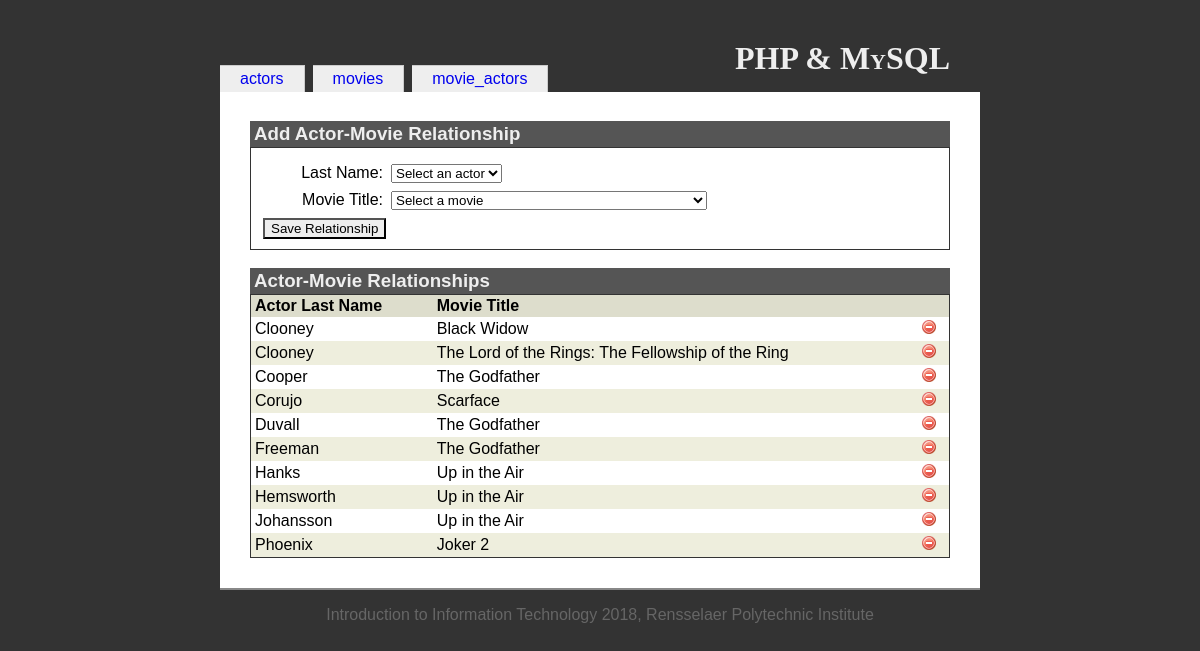
/inclassexample/movie_actors.php, run on the app's committed database.
### tables this page shows
CREATE TABLE `movie_actors` (
  `id` int(11) NOT NULL,
  `last_name` varchar(100) NOT NULL,
  `title` varchar(255) NOT NULL
);

### inclassexample/movie_actors.php (the view, shortened to what this page needs)
<?php
include('includes/init.inc.php');
include('includes/functions.inc.php');
?>
<?php include('includes/head.inc.php'); ?>
<h1>PHP &amp; MySQL</h1>
<?php include('includes/menubody.inc.php'); ?>
<?php
$dbOk = false;
@$db = new mysqli('localhost', 'phpmyadmin', 'Antonio00!1074', 'iit');
if ($db->connect_error) {
   echo '<div class="messages">Could not connect to the database. Error: ';
   echo $db->connect_errno . ' - ' . $db->connect_error . '</div>';
} else {
   $dbOk = true;
}
?>
<h3>Add Actor-Movie Relationship</h3>
<form id="relationshipForm" method="post">
   <fieldset>
      <div class="formData">
         <label class="field" for="actorSelect">Last Name:</label>
         <div class="value">
            <select id="actorSelect" name="lastName" required>
               <option value="">Select an actor</option>
            </select>
         </div>
         <label class="field" for="movieSelect">Movie Title:</label>
         <div class="value">
            <select id="movieSelect" name="movieTitle" required>
               <option value="">Select a movie</option>
            </select>
         </div>
         <input type="submit" name="save" value="Save Relationship" />
      </div>
   </fieldset>
</form>
<h3>Actor-Movie Relationships</h3>
<table id="relationshipTable">
   <thead>
      <tr>
         <th>Actor Last Name</th>
         <th>Movie Title</th>
         <th></th>
      </tr>
   </thead>
   <tbody>
      <?php
      if ($dbOk) {
         $query = 'SELECT * FROM movie_actors ORDER BY last_name, title';
         $result = $db->query($query);
         $i = 0;
         while ($record = $result->fetch_assoc()) {
            $rowClass = ($i++ % 2 == 0) ? '' : 'odd';
            echo '<tr class="'.$rowClass.'" id="relationship-'.$record['id'].'">';
            echo '<td>'.htmlspecialchars($record['last_name']).'</td>';
            echo '<td>'.htmlspecialchars($record['title']).'</td>';
            echo '<td><img src="resources/delete.png" class="deleteRelationship" width="16" height="16" alt="delete relationship" data-id="'.$record['id'].'"></td>';
            echo '</tr>';
         }
      }
      ?>
   </tbody>
</table>
<?php
include('includes/foot.inc.php');
?>

### inclassexample/resources/iit.css (style rules this page uses)
body { font-family: Georgia, Arial, Helvetica, sans-serif; color: black; background-color: #333; margin: 0; padding: 0; }
h1 { position: relative; top: 20px; text-align: right; margin: 20px 30px 0 0; font-family: Palatino, Times New Roman, Times, serif; font-variant: small-caps; }
fieldset { clear: both; margin: 0; padding-top: 1em; border: 1px solid #333; }
.field { width: 120px; margin: 0 0.5em 0.5em 0; float: left; clear: left; text-align: right; }
.value { margin: 0 0 0.5em 0; }
input { background-color: #eee; color: black; }
h3 { margin: 1em 0 0 0; background-color: #555; color: #eee; padding: 2px 4px; }
table { margin: 0; }
th { text-align: left; padding-right: 1em; }
td { padding-right: 1em; }
#relationshipTable { width: 100%; border-spacing: 0; border: 1px solid #333; }
#relationshipTable th { background-color: #ddc; padding: 2px 4px; }
#relationshipTable td { padding: 2px 4px; }
#relationshipTable tr.odd td { background-color: #eed; color: black; }
.deleteRelationship { cursor: pointer; }

### data on the page
movie_actors: last_name "Clooney", title "Black Widow"
movie_actors: last_name "Clooney", title "The Lord of the Rings: The Fellowship of the Ring"
movie_actors: last_name "Cooper", title "The Godfather"
movie_actors: last_name "Corujo", title "Scarface"
movie_actors: last_name "Duvall", title "The Godfather"
movie_actors: last_name "Freeman", title "The Godfather"
movie_actors: last_name "Hanks", title "Up in the Air"
movie_actors: last_name "Hemsworth", title "Up in the Air"
movie_actors: last_name "Johansson", title "Up in the Air"
movie_actors: last_name "Phoenix", title "Joker 2"

### other printed values
$value "actors"
$value "movies"
$value "movie_actors"
